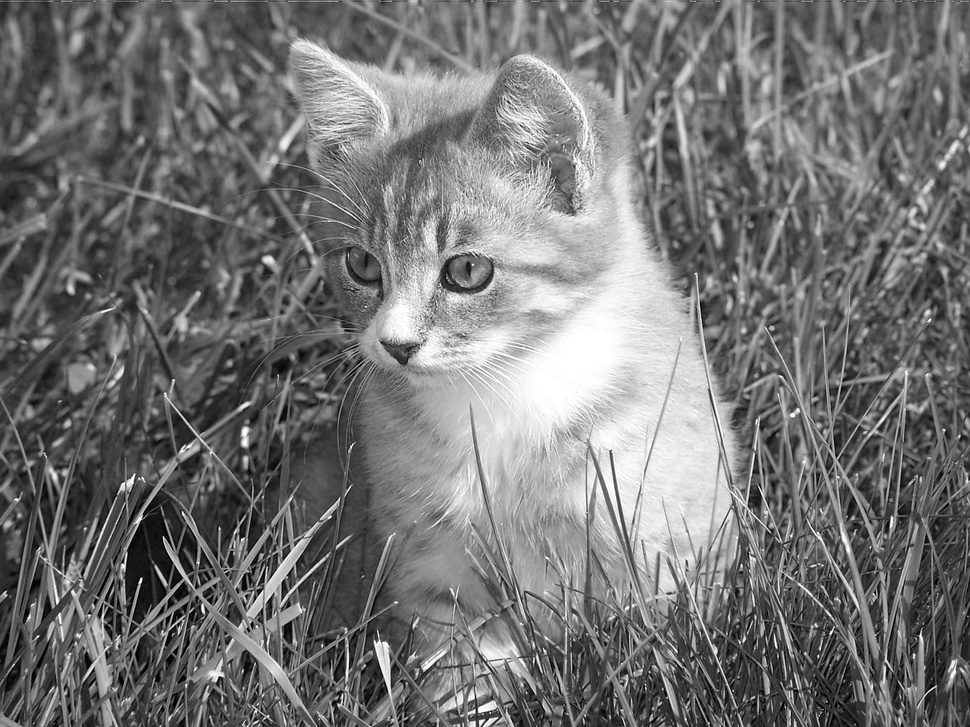
#> input picture kitty-cat-bw.jpg, 970 x 727 px, shrunk from 1920 x 1439 before the run
$ python Blur-Image.py   (Python 2 division)
#> lines starting #> are read from the running program, lines starting #| are printed output that depends on the picture
#!/usr/bin/env python
# coding: utf-8

# In[ ]:


#David Lipkin
#11/22/2019
#This program was written as part of a project for PIC 16:
#Python with Applications under professor Hangji Ji at UCLA

def blur(im, method):
    """
    blurring(im, method) takes a gray-scale picture and offers two
    options for noise blurring: uniform or Gaussian.

    The uniform blur uses a uniform kernel of size k x k to determine
    the value of each pixel in the output.

    The Gaussian blur uses a weighted kernel of size k x k, and
    weight-intensity sigma, to determine the value of each pixel in
    the output.
    """

    import numpy as np

    n,m,d = im.shape
    output = np.empty([n,m], dtype = 'float')

    if method == 'uniform':

        k = 7 #Determines the size of the filter

        for i in range(0 + k/2, n - k/2):
            for j in range(0 + k/2, m - k/2):
                #Sets each output pixel to the uniform sum of the k x k surrounding pixels
                output[i,j] = np.sum(im[(i-k/2): (i+k/2)+1, (j-k/2): (j+k/2)+1])
        #Normalizes the output
        output /= k**2
        #Converts the output to an n x m x 3 greyscale image
        grey_output = np.dstack((output/3, output/3, output/3))

    if method == 'Gaussian':

        k = 25 #Determines the size of the filter
        sigma = 2 #Determines the intensity of the weights for the Gaussian method

        #Creates a Gaussian filter based on k and sigma values above
        filter = np.empty([k,k], dtype='float')
        for x in range(k):
            for y in range(k):
                filter[x,y] = np.exp(-((x-(k-1)*0.5)**2+(y-(k-1)*0.5)**2)/(2.0*sigma**2))
                filter_sum = np.sum(filter)
                filter = filter/filter_sum

        for i in range(0 + k/2, n - k/2):
            for j in range(0 + k/2, m - k/2):
                #Sets weights of the k x k surrounding pixels
                filtered_tiles = filter*(im[(i-k/2): (i+k/2)+1, (j-k/2): (j+k/2)+1, 0])
                #Sets each output pixel to the weighted sum of the k x k surrounding pixels
                output[i,j] = np.sum(filtered_tiles)

        #Converts the output to an n x m x 3 greyscale image
        grey_output = np.dstack((output, output, output))
        grey_output = grey_output[0 + k/2: n - k/2, 0 + k/2: m - k/2, :]

    return grey_output.astype(int)


# In[ ]:


get_ipython().magic(u'matplotlib inline')
import matplotlib.pyplot as plt
import matplotlib.image as mpimg


# In[ ]:


#Test-Code 1:
#This cell prints a noisy image

img = mpimg.imread("kitty-cat-bw.jpg")
#> img is the input picture: shape (727, 970, 3); min 0, max 255, mean 115.9
plt.imshow(img)


# In[ ]:


#Test-Code 2:
#This cell prints the image above smoothed using the uniform blur method

img_u = blur(img, 'uniform')
#> after the loop in blur, `for i in range(0 + k/2, n - k/2):`:
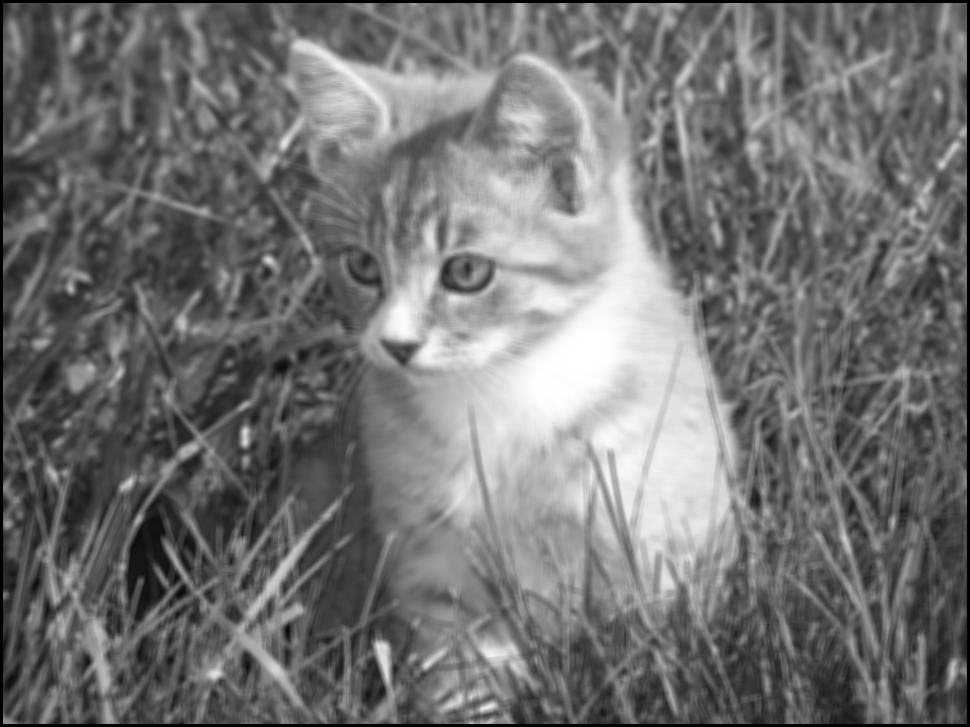
#> output: shape (727, 970) float64; min 0, max 37485, mean 16851.2; drawn with min black and max white
print "Uniform Blurred Image:"
plt.imshow(img_u)


# In[ ]:


#Test-Code 3:
#This cell prints the image above smoothed using the Gaussian blur method

img_g = blur(img, 'Gaussian')
#> call 2 of blur, with method = 'Gaussian'
#> after the loop in blur (call 2), `for i in range(0 + k/2, n - k/2):`:
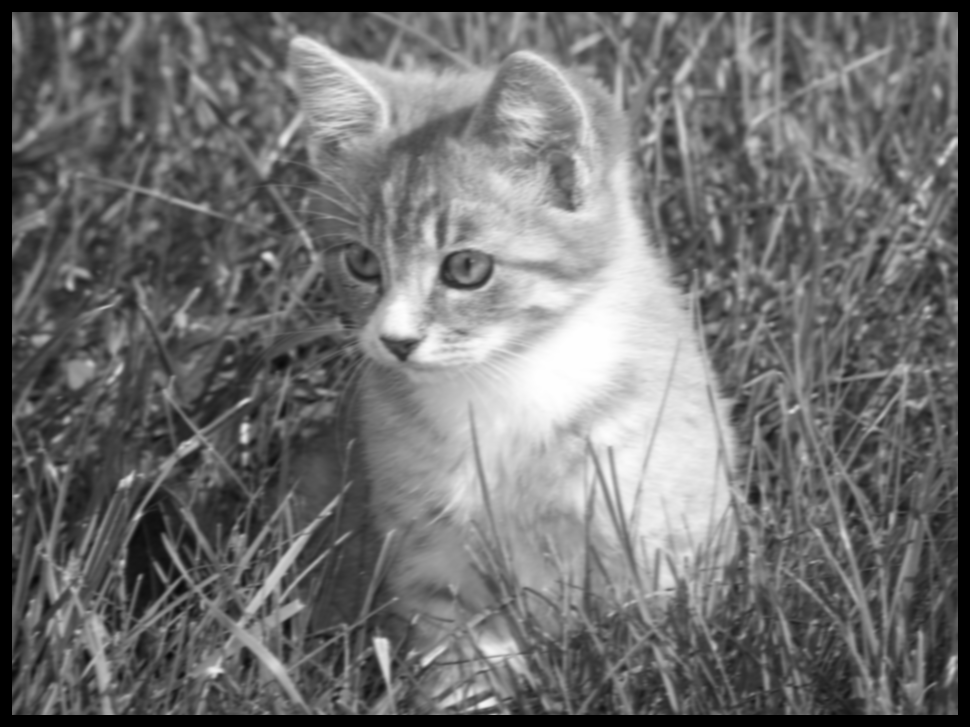
#> output: shape (727, 970) float64; min 0, max 255, mean 110.8
#> in blur (call 2), `grey_output = grey_output[0 + k/2: n - k/2, 0 + k/2: m - k/2, :]`:
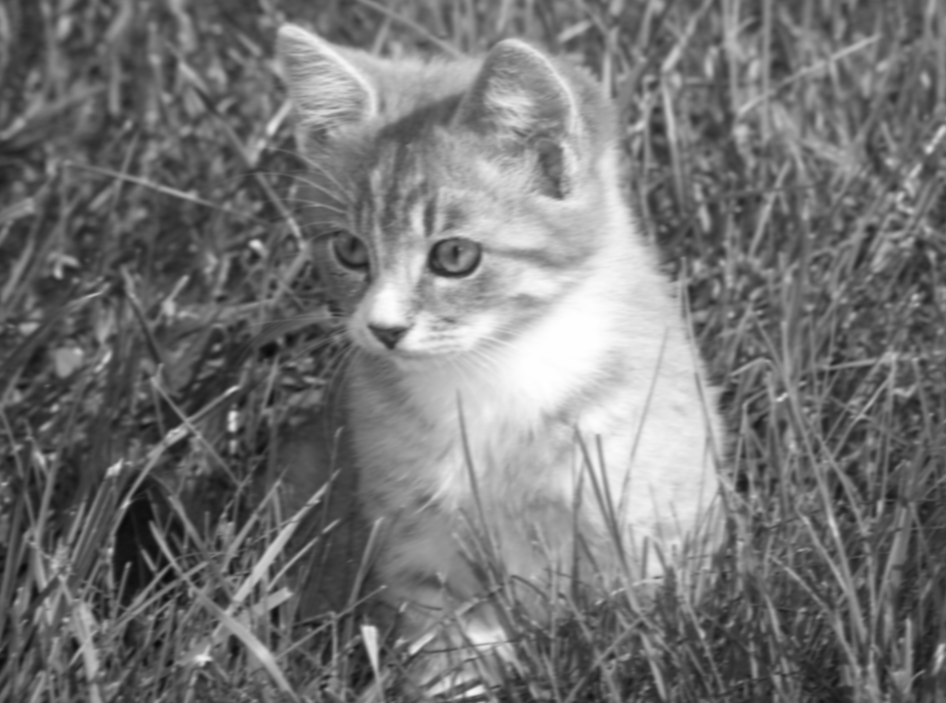
#> grey_output: shape (703, 946, 3) float64; min 9.81, max 255, mean 117.5
print "Gaussian Blurred Image:"
plt.imshow(img_g)
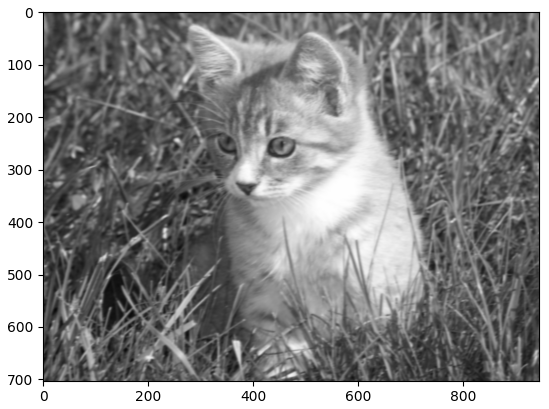
#> figure drawn by matplotlib, 1 panel
